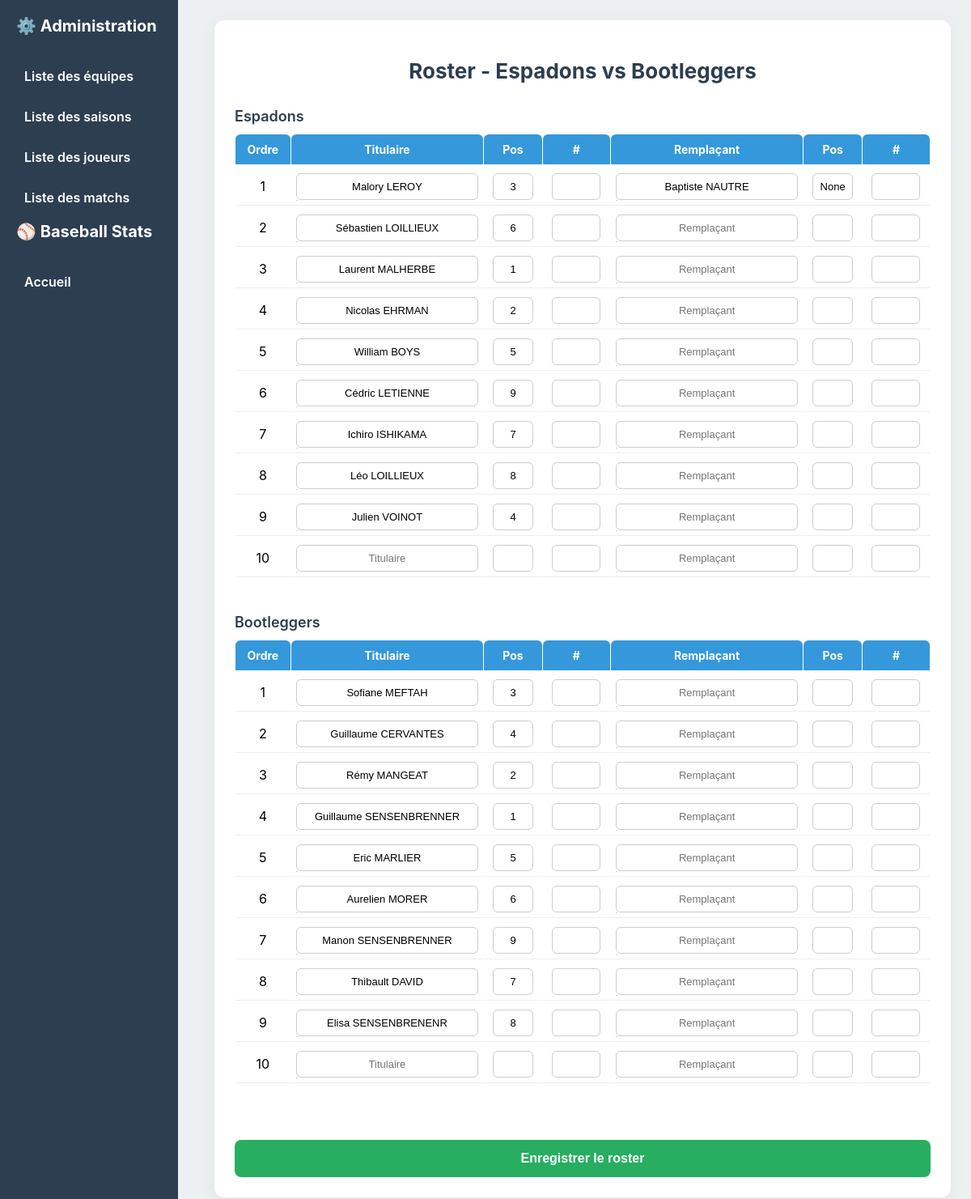
Screenshot of /match/3/roster with the database file from the repository.
### models/team.py (models this page shows)
class Team(db.Model):
    __tablename__ = 'team'
    id = db.Column(db.Integer, primary_key=True)
    name = db.Column(db.String(50), nullable=False)
    city = db.Column(db.String(50))
    image = db.Column(db.String(100))
    players = db.relationship('Player', back_populates='team', cascade="all, delete-orphan")
    seasons = db.relationship('Season', secondary=season_team, back_populates='teams')

### models/player.py (models this page shows)
class Player(db.Model):
    __tablename__ = 'player'
    id = db.Column(db.Integer, primary_key=True)
    first_name = db.Column(db.String(50), nullable=False)
    last_name = db.Column(db.String(50), nullable=False)
    number = db.Column(db.Integer)
    image_filename = db.Column(db.String(200), nullable=True)
    team_id = db.Column(db.Integer, db.ForeignKey('team.id'), nullable=False)
    team = db.relationship('Team', back_populates='players')

### models/roster.py (models this page shows, shortened)
class Roster(db.Model):
    __tablename__ = 'roster'
    id = db.Column(db.Integer, primary_key=True, autoincrement=True)
    match_id = db.Column(db.Integer, db.ForeignKey('match.id'), nullable=False)
    team_id = db.Column(db.Integer, db.ForeignKey('team.id'), nullable=False)
    player_id = db.Column(db.Integer, db.ForeignKey('player.id'), nullable=True)
    position = db.Column(db.String(50), nullable=True)
    roster_order = db.Column(db.Integer, nullable=True)  # NULL si remplaçant
    number = db.Column(db.Integer, nullable=True)
    match = db.relationship('Match', back_populates='roster')
    team = db.relationship('Team', backref=db.backref('roster', cascade='all, delete-orphan'))
    player = db.relationship('Player', backref=db.backref('roster', cascade='all, delete-orphan'))

### routes/rosters.py (the view)
@rosters_bp.route('/match/<int:match_id>/roster', methods=['GET'])
def edit_roster(match_id):
    match = Match.query.get_or_404(match_id)
    teams = [match.home_team, match.away_team]
    players_by_team = {team.id: team.players for team in teams}
    roster_items = Roster.query.filter_by(match_id=match_id).all()
    roster_mapped = {}
    for r in roster_items:
        team_id = r.team_id
        if team_id not in roster_mapped:
            roster_mapped[team_id] = {
                'starters': {}, # {1: RosterObject, 2: RosterObject, ...}
                'bench': []     # [RosterObject, RosterObject, ...]
            }
        if r.roster_order is not None and 1 <= r.roster_order <= 10:
            roster_mapped[team_id]['starters'][r.roster_order] = r
        elif r.roster_order is None:
            roster_mapped[team_id]['bench'].append(r)
    for team_id in roster_mapped:
        roster_mapped[team_id]['bench'].sort(key=lambda x: x.player.last_name if x.player else '')
    return render_template(
        'rosters/roster_form.html',
        match=match,
        teams=teams,
        players_by_team=players_by_team,
        roster_mapped=roster_mapped
    )

### templates/rosters/roster_form.html (shortened to what this page needs)
{% extends "menu.html" %}
{% block head %}
<link rel="stylesheet" href="{{ url_for('static', filename='css/global.css') }}">
<link rel="stylesheet" href="{{ url_for('static', filename='css/roster.css') }}">
{% endblock %}
{% block content %}
<div class="roster-container">
    <h2 class="roster-title">Roster - {{ match.home_team.name }} vs {{ match.away_team.name }}</h2>
    <form method="POST">
        {% for team, team_name in [(match.home_team, "home"), (match.away_team, "away")] %}
            <div class="team-block">
                <div class="roster-label">{{ team.name }}</div>
                    <table class="roster-table">
                        <tr>
                            <th>Ordre</th>
                            <th>Titulaire</th>
                            <th>Pos</th>
                            <th>#</th>
                            <th>Remplaçant</th>
                            <th>Pos</th>
                            <th>#</th>
                        </tr>
                            {% set team_roster = roster_mapped.get(team.id) %}
                            {% set starters = team_roster.starters if team_roster else {} %}
                            {% set bench_list = team_roster.bench if team_roster else [] %}
                            {% for i in range(1, 11) %}
                                {% set starter = starters.get(i) %}
                                {% set bench = bench_list[i-1] if (i-1) < bench_list|length else None %}
                                <tr class="autocomplete-row" data-team="{{ team_name }}">
                                        <td>{{ i }}</td>
                                        <td style="position:relative;">
                                                <input type="text"
                                                               name="starter_{{ team.id }}_{{ i }}_name"
                                                               placeholder="Titulaire"
                                                               value="{{ starter.player.first_name ~ ' ' ~ starter.player.last_name if starter }}">
                                                <div class="autocomplete-items"></div>
                                        </td>
                                        <td><input class="pos-field" maxlength="2"
                                                               name="starter_{{ team.id }}_{{ i }}_pos"
                                                               value="{{ starter.position if starter }}"></td>
                                        <td><input class="num-field" type="number"
                                                               name="starter_{{ team.id }}_{{ i }}_num"
                                                               value="{{ starter.number if starter }}"></td>
                                        <td style="position:relative;">
                                                <input type="text"
                                                               name="bench_{{ team.id }}_{{ i }}_name"
                                                               placeholder="Remplaçant"
                                                               value="{{ bench.player.first_name ~ ' ' ~ bench.player.last_name if bench }}">
                                                <div class="autocomplete-items"></div>
                                        </td>
                                        <td><input class="pos-field" maxlength="2"
                                                               name="bench_{{ team.id }}_{{ i }}_pos"
                                                               value="{{ bench.position if bench }}"></td>
                                        <td><input class="num-field" type="number"
                                                               name="bench_{{ team.id }}_{{ i }}_num"
                                                               value="{{ bench.number if bench }}"></td>
                                </tr>
                                {% endfor %}
                        </table>
                </div>
                <br><br>
                {% endfor %}
                <button class="save-btn">Enregistrer le roster</button>
        </form>
</div>
{% endblock %}

### static/css/menu.css (style rules this page uses)
:root { --primary: #2c3e50; --secondary: #ecf0f1; --accent: #3498db; --border: #dcdcdc; }
body { font-family: "Inter", sans-serif; margin: 0; padding: 0; background: var(--secondary); display: flex; min-height: 100vh; }

### static/css/roster.css (style rules this page uses)
.roster-container { max-width: 1200px; margin: auto; padding: 25px; background: #fff; border-radius: 12px; box-shadow: 0 4px 20px rgba(0,0,0,0.05); }
.roster-title { text-align: center; margin-bottom: 30px; font-size: 26px; font-weight: 700; color: #2c3e50; }
.roster-table { width: 100%; border-collapse: collapse; }
.roster-table th { background: #3498db; color: white; padding: 10px; font-size: 14px; border-radius: 6px 6px 0 0; }
.roster-table td { padding: 6px; border-bottom: 1px solid #eee; }
.roster-label { font-weight: 600; margin-bottom: 7px; font-size: 18px; color: #2c3e50; }
input[type="text"], input[type="number"] { width: 100%; padding: 8px; border-radius: 6px; border: 1px solid #ccc; font-size: 13px; }
.pos-field { width: 50px !important; text-align: center; }
.num-field { width: 60px !important; text-align: center; }
.autocomplete-items { position: absolute; border: 1px solid #ccc; border-top: none; z-index: 99; background: #fff; max-height: 150px; overflow-y: auto; border-radius: 0 0 8px 8px; }
.save-btn { margin-top: 25px; display: block; width: 100%; background: #27ae60; border: none; padding: 14px; border-radius: 8px; color: white; cursor: pointer; font-weight: 700; font-size: 16px; }
input[type="text"], input[type="number"], .pos-field { width: 100%; padding: 8px; border-radius: 6px; border: 1px solid #ccc; font-size: 13px; box-sizing: border-box; text-align: center; }
.pos-field { max-width: 60px; }
.roster-table { width: 100%; border-collapse: separate; border-spacing: 1px 5px; }
.roster-table th { background: #3498db; color: white; padding: 10px; font-size: 14px; border-radius: 6px 6px 0 0; text-align: center; }
.roster-table td { padding: 6px; border-bottom: 1px solid #eee; text-align: center; }
.num-field { max-width: 60px; }

### rows the page displays
Team: home_team.name "Espadons", name "Espadons", i "1" "2" "3" "4" "5" "6" "7" "8" "9" "10", id "5"
Team: away_team.name "Bootleggers", name "Bootleggers", i "1" "2" "3" "4" "5" "6" "7" "8" "9" "10", id "1"
Player: player "Malory LEROY"
Roster: position "3"
Player: player "Baptiste NAUTRE"
Roster: position "None"
Player: player "Sébastien LOILLIEUX"
Roster: position "6"
Player: player "Laurent MALHERBE"
Roster: position "1"
Player: player "Nicolas EHRMAN"
Roster: position "2"
Player: player "William BOYS"
Player: player "Cédric LETIENNE"
Roster: position "9"
Player: player "Ichiro ISHIKAMA"
Roster: position "7"
Player: player "Léo LOILLIEUX"
Roster: position "8"
Player: player "Julien VOINOT"
Roster: position "4"
Player: player "Sofiane MEFTAH"
Roster: position "3"
Player: player "Guillaume CERVANTES"
Roster: position "4"
Player: player "Rémy MANGEAT"
Roster: position "2"
Player: player "Guillaume SENSENBRENNER"
Player: player "Eric MARLIER"
Roster: position "5"
Player: player "Aurelien MORER"
Roster: position "6"
Player: player "Manon SENSENBRENNER"
Roster: position "9"
Player: player "Thibault DAVID"
Roster: position "7"
Player: player "Elisa SENSENBRENENR"
Roster: position "8"
